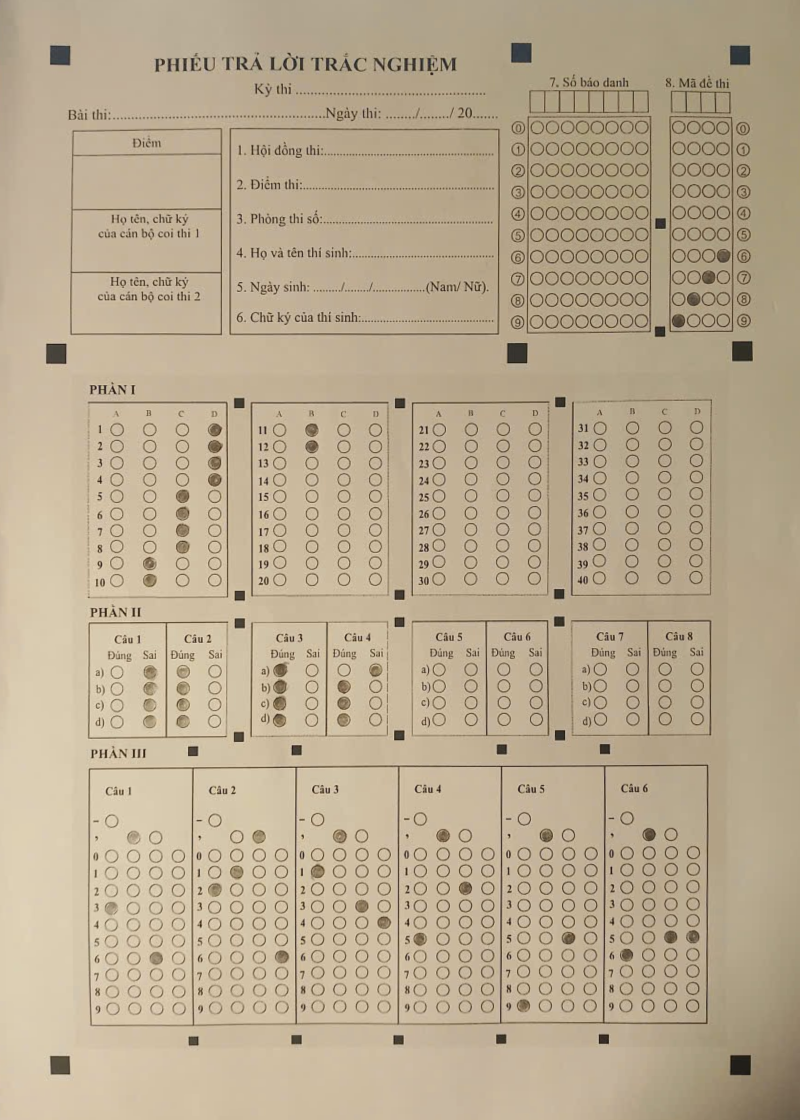
#> input picture app/src/main/python/templates/real_sheet_experimental_reference.png, 1600 x 2240 px (shown at 1/2 size)
$ python -i illumination.py   (imports and definitions only)
#> lines starting #> are read from the running program, lines starting #| are printed output that depends on the picture
import cv2
import numpy as np


def normalize_illumination(image_gray: np.ndarray) -> np.ndarray:
    """Normalize large-scale illumination gradients, shadows, and vignetting.

    Uses fast downsampled Gaussian background estimation and division
    to flatten illumination while preserving high-frequency ink marks and bubbles.
    """
    if image_gray.ndim == 3:
        image_gray = cv2.cvtColor(image_gray, cv2.COLOR_BGR2GRAY)
    h, w = image_gray.shape[:2]
    # Downscale for ultra-fast large gaussian blur (~2-4ms)
    small_w = max(64, w // 4)
    small_h = max(64, h // 4)
    small = cv2.resize(image_gray, (small_w, small_h), interpolation=cv2.INTER_AREA)
    # Filter with large kernel proportional to downscaled image
    kernel_size = 51 if small_w >= 100 else 31
    bg_small = cv2.GaussianBlur(small, (kernel_size, kernel_size), 0)
    bg = cv2.resize(bg_small, (w, h), interpolation=cv2.INTER_LINEAR)
    # Background division normalized to [0, 255]
    normalized = cv2.divide(image_gray, np.maximum(bg, 1), scale=240.0)
    return np.clip(normalized, 0, 255).astype(np.uint8)

>>> import cv2
>>> picture = cv2.imread('../templates/real_sheet_experimental_reference.png', cv2.IMREAD_GRAYSCALE)
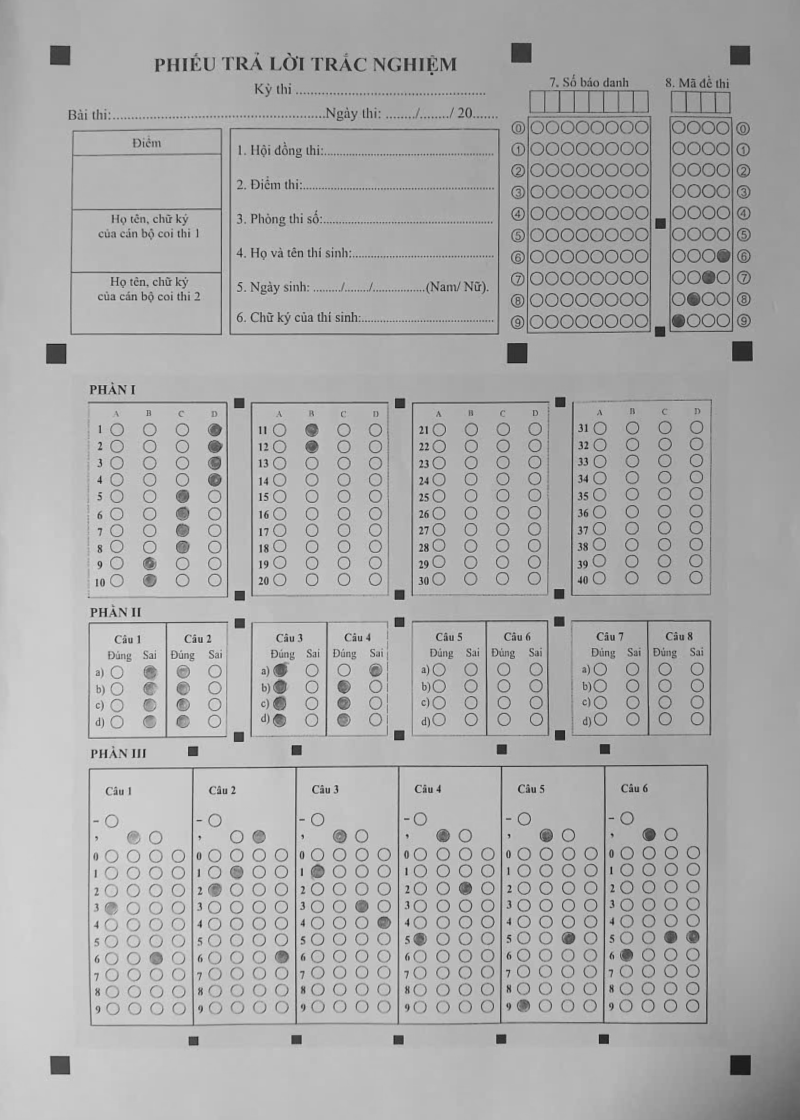
#> picture: shape (2240, 1600) (shown at 1/2 size); min 4, max 234, mean 171.6
>>> result = normalize_illumination(picture)
#> in normalize_illumination, `small = cv2.resize(image_gray, (small_w, small_h), interpolation=cv2.I..`:
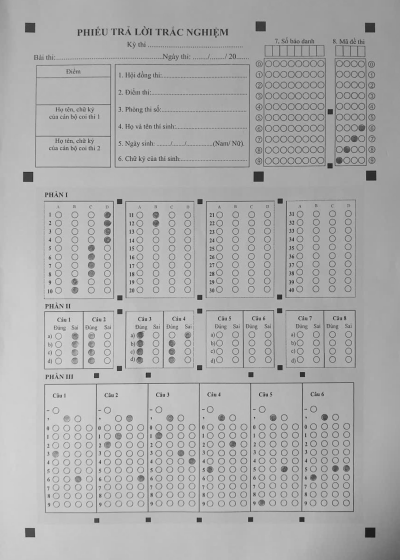
#> small: shape (560, 400); min 25, max 212, mean 171.6
#> in normalize_illumination, `bg_small = cv2.GaussianBlur(small, (kernel_size, kernel_size), 0)`:
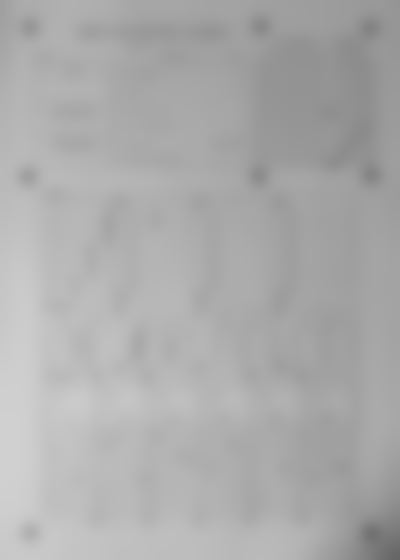
#> bg_small: shape (560, 400); min 102, max 208, mean 171.6
#> in normalize_illumination, `normalized = cv2.divide(image_gray, np.maximum(bg, 1), scale=240.0)`:
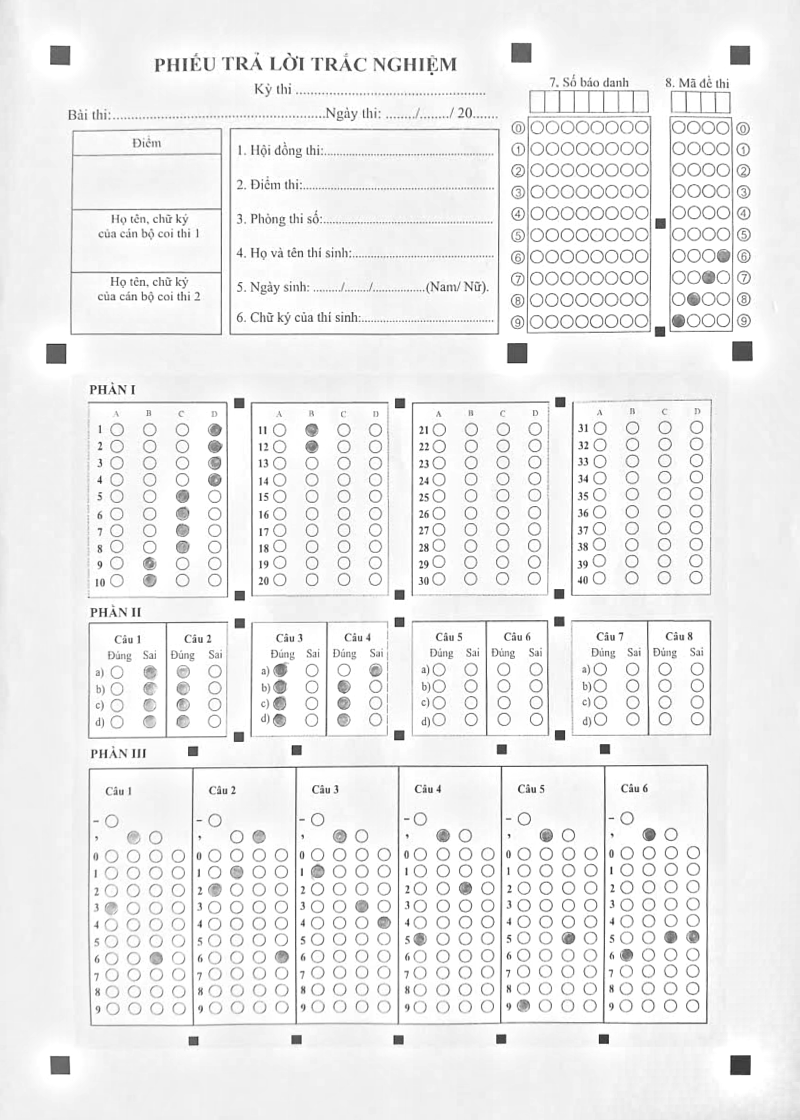
#> normalized: shape (2240, 1600) (shown at 1/2 size); min 6, max 255, mean 238.5
